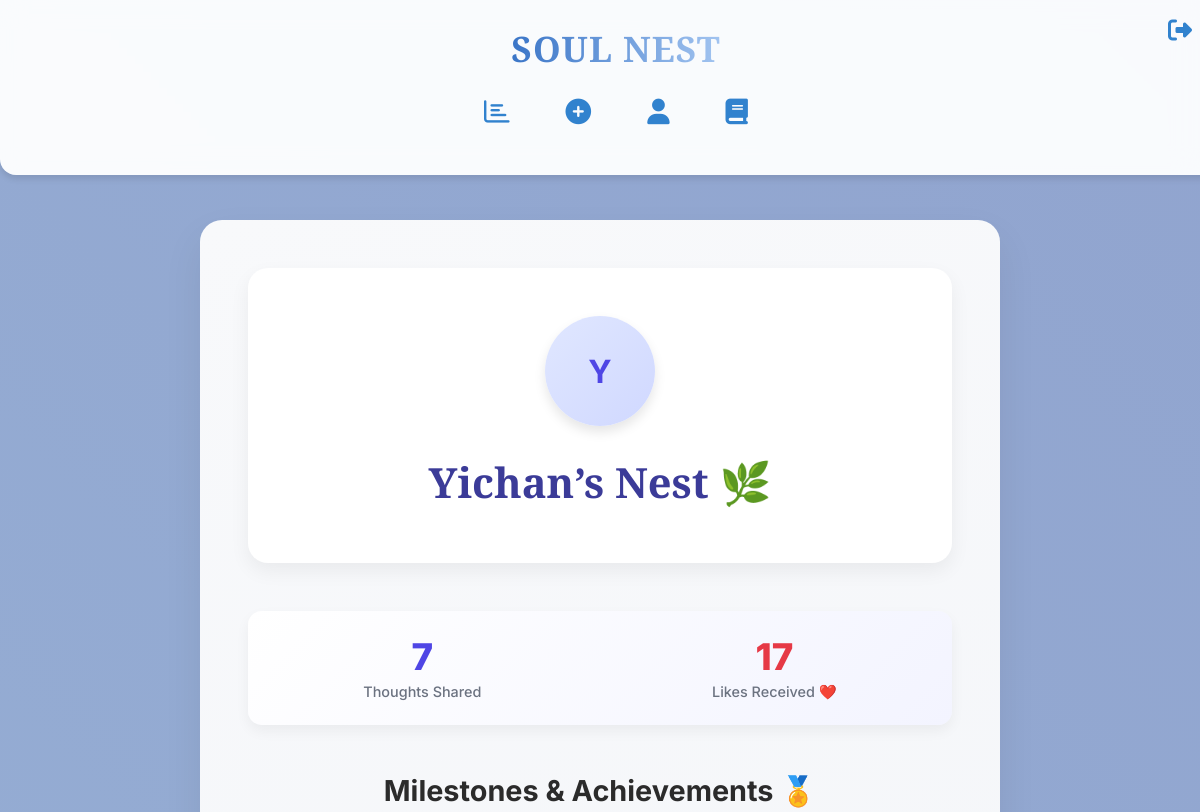
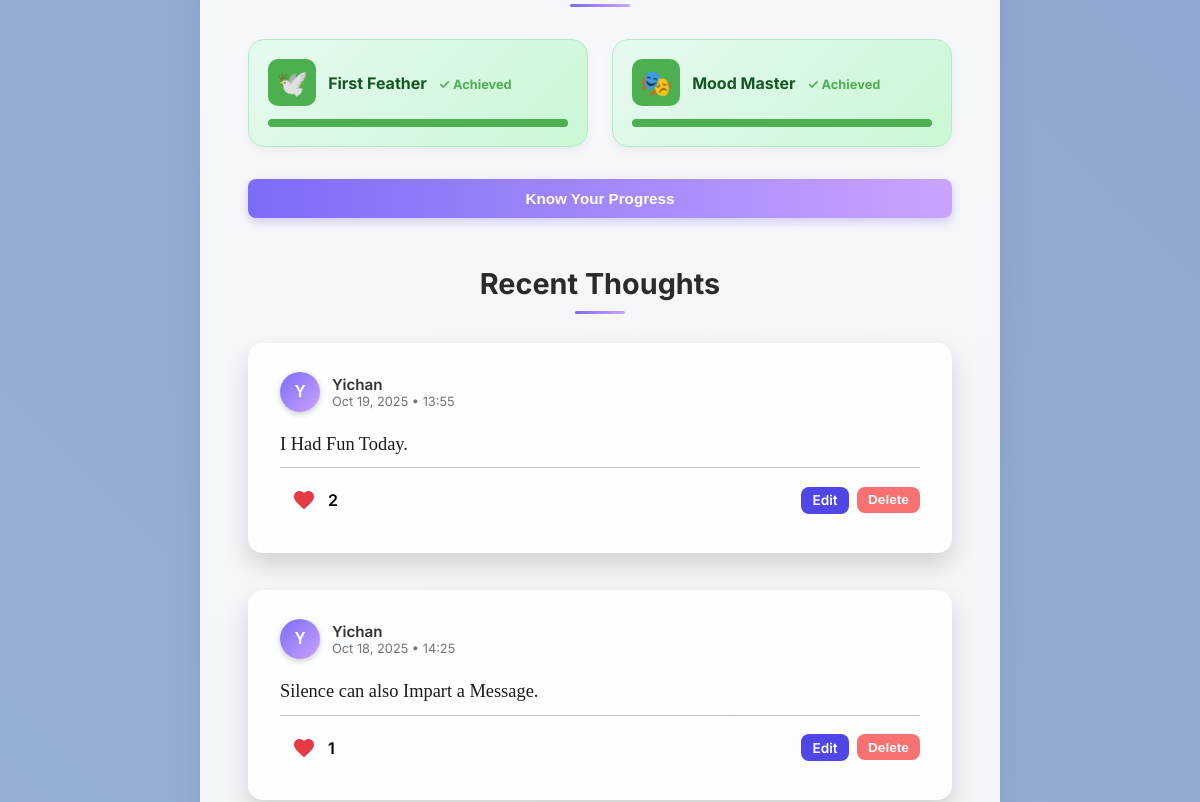
The app's page /profile/3 (signed in, upper part), older data (2 pictures, top to bottom).
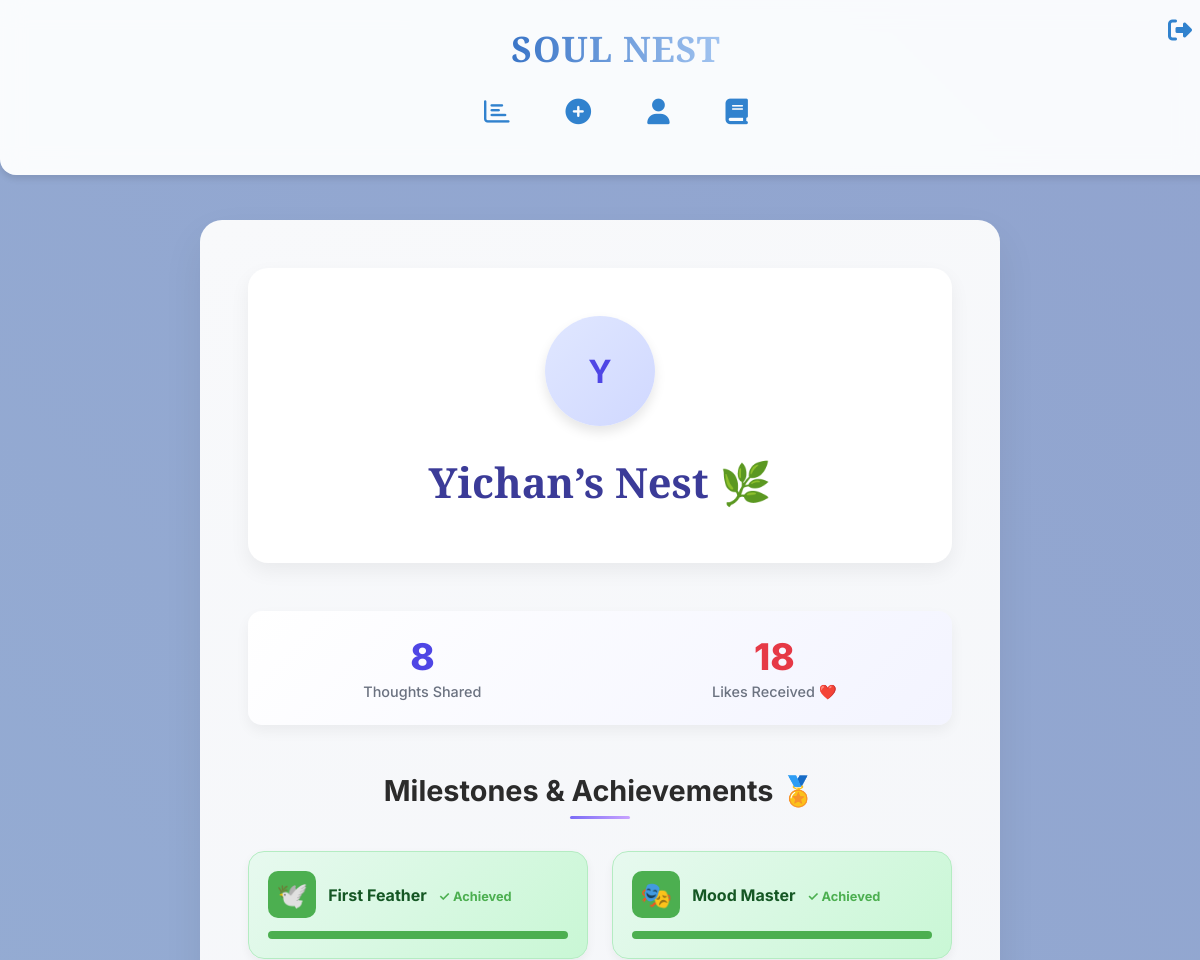
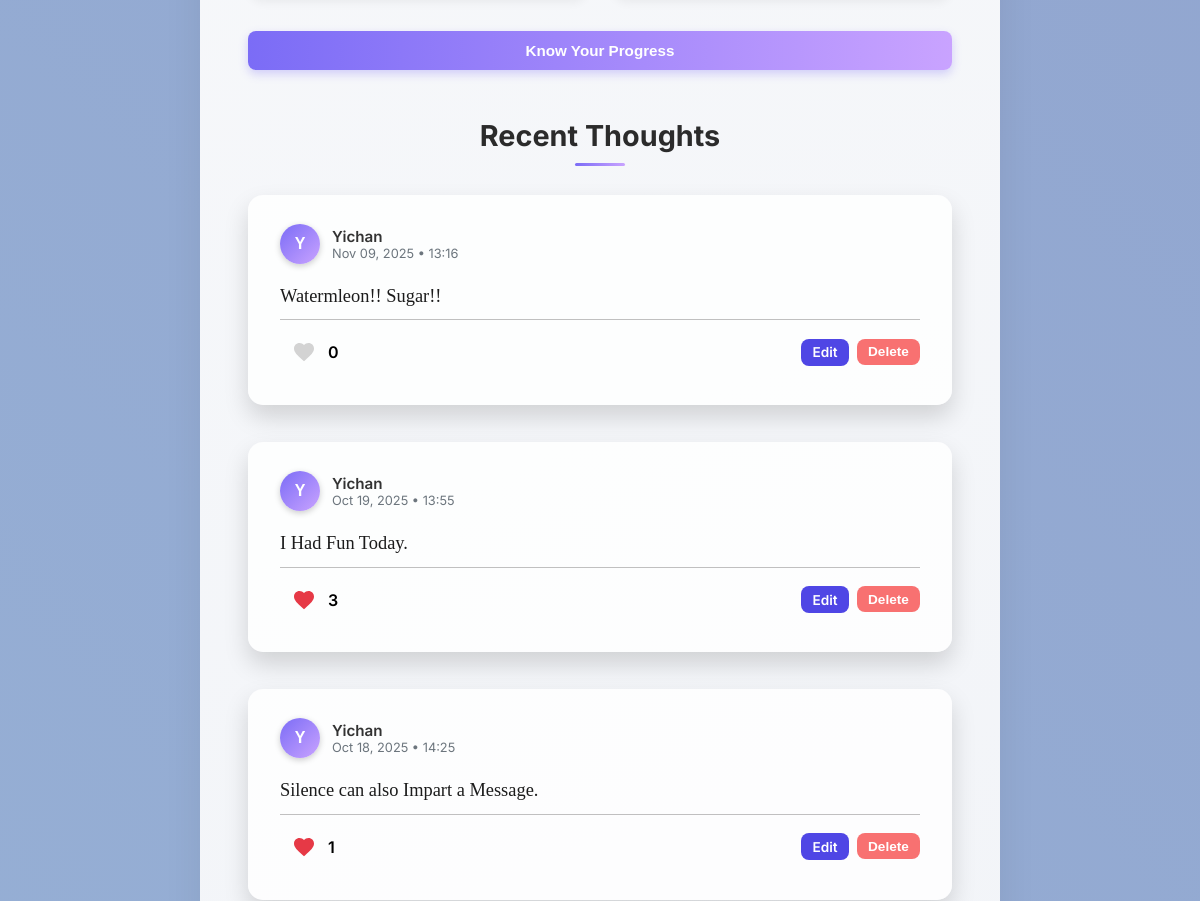
The same page, newer data (2 pictures, top to bottom).
### models.py (models this page shows, shortened)
class User(db.Model, UserMixin):
    id = db.Column(db.Integer, primary_key=True)
    username = db.Column(db.String(80), nullable=False, unique=True)
    password = db.Column(db.String(200), nullable=False)
    profile_image = db.Column(db.String(200), nullable=True)
    liked_thoughts = db.relationship(
        'Thought', secondary='likes',
        back_populates='liked_by', lazy='dynamic'
    )
    def total_likes_received(self):
        return sum(thought.liked_by.count() for thought in self.thoughts)

class Thought(db.Model):
    id = db.Column(db.Integer, primary_key=True)
    content = db.Column(db.Text, nullable=False)
    user_id = db.Column(db.Integer, db.ForeignKey('user.id'), nullable=False)
    timestamp = db.Column(db.DateTime, default=datetime.utcnow)
    mood = db.Column(db.String(50), nullable=True)
    comments = db.relationship('Comment', backref='thought', lazy='select')
    user = db.relationship('User', backref=db.backref('thoughts', lazy=True))
    liked_by = db.relationship(
        'User', secondary='likes',
        back_populates='liked_thoughts', lazy='dynamic' # Keep dynamic for efficiency
    )
    def is_liked_by(self, user):
        return self.liked_by.filter(likes.c.user_id == user.id).first() is not None
    def like_count(self):
        return self.liked_by.count()

### app.py (the view)
@app.route('/profile/<int:user_id>')
@login_required
def user_profile(user_id):
    user_to_view = User.query.get_or_404(user_id)
    user_posts = sorted(user_to_view.thoughts, key=lambda t: t.timestamp, reverse=True)
    total_likes = user_to_view.total_likes_received()
    milestones = get_milestones(user_to_view)
    return render_template(
        'profile.html',
        user=user_to_view,
        posts=user_posts,
        total_likes=total_likes,
        milestones=milestones
    )

### app.py (called while the page is built)
@login_manager.user_loader
def load_user(user_id):
    return User.query.get(int(user_id))  # Loads user by ID

### milestones.py (called while the page is built)
def create_badge(name, icon, current, target):
    achieved = current >= target
    target = max(target, 1)  # avoid division by zero
    progress = f"{min(current, target)}/{target}"
    percentage = min(int((min(current, target) / target) * 100), 100)
    return {
        'name': name,
        'icon': icon,
        'progress': progress,
        'percentage': percentage,
        'achieved': achieved
    }

### templates/profile.html (shortened to what the changed rows need)
{% extends "base.html" %}
{% from 'macros.html' import render_thought_card %}
{% block content %}
<div class="profile-container" style="
    max-width: 1000px;
    margin: 4rem auto 6rem;
    padding: 3rem 3rem 5rem;
    background: linear-gradient(160deg, #f8f9fb 0%, #eef1f6 100%);
    border-radius: 22px;
    box-shadow: 0 18px 40px rgba(0, 0, 0, 0.07);
">
    <div class="profile-header-card" data-aos="fade-up" style="
        text-align: center;
        padding: 3rem 2rem;
        border-radius: 20px;
        background: #ffffff;
        box-shadow: 0 8px 20px rgba(0, 0, 0, 0.06);
        margin-bottom: 3rem;
        transition: all 0.3s ease;
    ">
        {% if user.profile_image %}
            <img src="{{ user.profile_image }}" alt="{{ user.username }}" style="
                width: 110px; height: 110px;
                border-radius: 50%;
                object-fit: cover;
                box-shadow: 0 6px 14px rgba(79, 70, 229, 0.25);
                margin-bottom: 1rem;
                border: 3px solid #ecebff;
            ">
        {% else %}
            <div style="
                width: 110px; height: 110px;
                border-radius: 50%;
                background: linear-gradient(135deg, #e0e7ff, #d0d8ff);
                color: #4f46e5;
                display: flex; align-items: center; justify-content: center;
                font-size: 2rem; font-weight: 700;
                margin: 0 auto 1rem;
                box-shadow: 0 6px 12px rgba(0,0,0,0.1);
            ">
                {{ user.username[0]|upper }}
            </div>
        {% endif %}
        <h1 style="
            font-family: 'Playfair Display', serif;
            font-size: 2.6rem;
            color: #3b3b98;
            margin-bottom: 0.3rem;
        ">
            {{ user.username }}’s Nest 🌿
        </h1>
    </div>
    <div class="stats-bar" data-aos="fade-up" style="
        display: flex;
        justify-content: space-around;
        padding: 1.5rem 0;
        margin-bottom: 3rem;
        border-radius: 14px;
        background: linear-gradient(135deg, #ffffff, #f3f4ff);
        box-shadow: 0 6px 14px rgba(0, 0, 0, 0.05);
    ">
        <div class="stat-item" style="text-align: center;">
            <div style="font-size: 2.3rem; font-weight: 800; color: #4f46e5; line-height: 1.2;">
                {{ posts|length }}
            </div>
            <div style="font-size: 0.9rem; color: #6b7280; font-weight: 500; margin-top: 0.25rem;">
                Thoughts Shared
            </div>
        </div>
        <div class="stat-item" style="text-align: center;">
            <div style="font-size: 2.3rem; font-weight: 800; color: #e63946; line-height: 1.2;">
                {{ total_likes }}
            </div>
            <div style="font-size: 0.9rem; color: #6b7280; font-weight: 500; margin-top: 0.25rem;">
                Likes Received ❤️
            </div>
        </div>
    </div>
    <h2 data-aos="fade-up" style="
        font-family: 'Inter', sans-serif;
        font-size: 1.8rem;
        font-weight: 700;
        color: #2b2b2b;
        text-align: center;
        margin-bottom: 2rem;
        position: relative;
    ">
        Milestones & Achievements 🏅
        <span style="
            display:block;
            width: 60px;
            height: 3px;
            background: linear-gradient(90deg, #7b6cf6, #c9a3ff);
            margin: 0.5rem auto 0;
            border-radius: 4px;
        "></span>
    </h2>
    <div class="badges-grid" data-aos="fade-up" style="
        display: grid;
        grid-template-columns: repeat(auto-fill, minmax(280px, 1fr));
        gap: 1.5rem;
        margin-bottom: 2rem;
    ">
        {% for badge in milestones if badge.achieved %}
            <div class="badge-card" style="
                background: linear-gradient(135deg, #e7f9ef, #c9f7d5);
                border: 1px solid #b4ecc2;
                border-radius: 16px;
                padding: 1.2rem;
                display: flex;
                flex-direction: column;
                gap: 0.8rem;
                box-shadow: 0 4px 10px rgba(0,0,0,0.05);
                transition: all 0.3s ease;
            ">
                <div style="display:flex; align-items:center; gap:0.75rem;">
                    <span style="font-size:1.6rem; padding:0.5rem; background:#4CAF50; border-radius:10px; color:white;">
                        {{ badge.icon }}
                    </span>
                    <div style="font-weight:700; color:#155724; flex-grow:1;">
                        {{ badge.name }}
                        <span style="font-size:0.8rem; color:#4CAF50; margin-left:0.5rem;">✓ Achieved</span>
                    </div>
                </div>
                <div style="height:8px; background:rgba(0,0,0,0.1); border-radius:8px; overflow:hidden;">
                    <div style="width:100%; height:100%; background:#4CAF50;"></div>
                </div>
            </div>
        {% endfor %}
    </div>
    <h2 data-aos="fade-up" style="
        font-family: 'Inter', sans-serif;
        font-size: 1.8rem;
        font-weight: 700;
        color: #2b2b2b;
        text-align: center;
        margin-top: 3rem;
        margin-bottom: 1.8rem;
    ">
        Recent Thoughts
        <span style="
            display:block;
            width: 50px;
            height: 3px;
            background: linear-gradient(90deg, #7b6cf6, #c9a3ff);
            margin: 0.6rem auto 0;
            border-radius: 4px;
        "></span>
    </h2>
    <div class="user-feed" data-aos="fade-up" style="display:flex; flex-direction:column; gap:1.5rem;">
        {% if posts %}
            {% for post in posts %}
                {{ render_thought_card(thought=post, current_user=current_user, editable=(user.id == current_user.id)) }}
            {% endfor %}
        {% else %}
            <p style="color:#7b8794; padding:1rem; text-align:center; background:#fff; border-radius:8px;">
                {{ user.username }} hasn't shared any thoughts yet.
            </p>
        {% endif %}
    </div>
</div>
{% endblock content %}

### templates/macros.html (shortened to what this page needs)
{% macro render_thought_card(thought, current_user, editable=true) %}
<div class="thought-card mood-{{ thought.mood }}" data-aos="fade-up" style="
    padding: 1.8rem 2rem;
    border-radius: 15px;
    box-shadow: 0 12px 25px rgba(0,0,0,0.15);
    transition: transform 0.3s ease, box-shadow 0.3s ease, background 0.4s ease;
"
onmouseover="this.style.transform='scale(1.03)'; this.style.boxShadow='0 18px 35px rgba(0,0,0,0.25)';"
onmouseout="this.style.transform='scale(1)'; this.style.boxShadow='0 12px 25px rgba(0,0,0,0.15)';">
    <div class="thought-header" style="display: flex; align-items: center; gap: 0.75rem; margin-bottom: 0.75rem;">
        <div style="
            width: 40px; height: 40px;
            border-radius: 50%;
            background: linear-gradient(135deg, #7b6cf6, #c9a3ff);
            display: flex; align-items: center; justify-content: center;
            font-weight: 700; color: white;
            font-family: 'Zalando Sans SemiExpanded', sans-serif;
            font-size: 1rem; text-transform: uppercase;
            box-shadow: 0 2px 6px rgba(0,0,0,0.2);
        ">
            {{ thought.user.username[0] }}
        </div>
        <div>
            <div style="font-weight: 600; font-size: 0.95rem; color: #333;">
                {{ thought.user.username }}
            </div>
            <div style="font-size: 0.8rem; color: #6c757d;">
                {{ thought.timestamp.strftime('%b %d, %Y • %H:%M') }}
            </div>
        </div>
    </div>
    <p class="thought-content" style="
        font-family: 'PT Serif', serif;
        font-size: 1.15rem; color: #1c1c1c; font-weight: 500;
        line-height: 1.6; margin-bottom: 0.5rem;
    ">
        {{ thought.content }}
    </p>
    <div style="height:1px; background:#b0aeaec6; margin-top:0.5rem; margin-bottom:0.5rem; width:100%;"></div>
    <div class="thought-footer" style="display: flex; justify-content: space-between; align-items: center;">
        <div class="like-section" style="display:flex; align-items:center; gap:0.003rem;">
            <button type="button"
                    class="heart-icon {% if thought.is_liked_by(current_user) %}liked{% endif %}"
                    data-id="{{ thought.id }}"
                    onclick="toggleLike(this)"
                style="background:none; border:none; cursor:pointer; display:flex; align-items:center; gap:0.2rem;">
                <svg width="24" height="24" viewBox="0 0 24 24" fill="{% if thought.is_liked_by(current_user) %}#e63946{% else %}#d3d3d3{% endif %}" xmlns="http://www.w3.org/2000/svg">
                    <path d="M12 21.35l-1.45-1.32C5.4 15.36 2 12.28 2 8.5 2 5.42 4.42 3 7.5 3c1.74 0 3.41 0.81 4.5 2.09C13.09 3.81 14.76 3 16.5 3 19.58 3 22 5.42 22 8.5c0 3.78-3.4 6.86-8.55 11.54L12 21.35z"/>
                </svg>
            </button>
            <span id="like-count-{{ thought.id }}" style="font-weight:600;">{{ thought.like_count() }}</span>
        </div>
        {% if editable and thought.user_id == current_user.id %}
        <div style="display:flex; gap:0.5rem;">
            <a href="{{ url_for('edit_thought', id=thought.id) }}" style="
                padding:0.35rem 0.7rem; font-size:0.85rem; font-weight:600; border-radius:8px; border:none;
                background:#4f46e5; color:white; text-decoration:none; cursor:pointer; transition: all 0.3s ease;"
                onmouseover="this.style.transform='translateY(-2px) scale(1.05)';" onmouseout="this.style.transform='none';">
                Edit
            </a>
            <form action="{{ url_for('delete_thought', id=thought.id) }}" method="POST">
                <button type="submit" style="
                    padding:0.35rem 0.7rem; font-size:0.85rem; font-weight:600; border-radius:8px; border:none;
                    background:#f87171; color:white; cursor:pointer; transition: all 0.3s ease;"
                    onmouseover="this.style.transform='translateY(-2px) scale(1.05)';" onmouseout="this.style.transform='none';">
                    Delete
                </button>
            </form>
        </div>
        {% endif %}
    </div>
</div>
{% endmacro %}

Row changes from the older to the newer data that the page shows:
added Thought: {{ thought.user.username[0] }} "Y", {{ thought.user.username }} "Yichan", timestamp "Nov 09, 2025 • 13:16", content "Watermleon!! Sugar!!", like_count "0"
computed for Thought "I Had Fun Today.": like_count "2" → "3"
Text that changed along with them:
{{ posts|length }}: "7" → "8"
{{ total_likes }}: "17" → "18"
